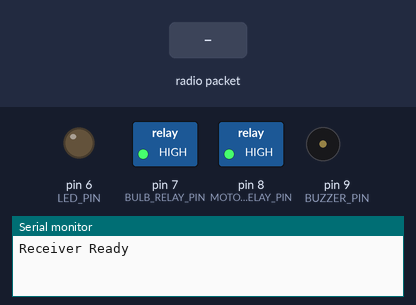
The sketch below on a simulated Arduino Uno, built with avr-gcc and run on an emulated ATmega328P. Shown: switched loads named in the sketch (green lamp = pin HIGH), output pins drawn as LEDs (lit = HIGH), buzzer (waves = sounding, pin HIGH), the last lines printed to the serial monitor. Inputs (shaded band) come from the test bench. No radio packets arrive unless stated.

Above: at 1.2 s.
1.3 s: radio packet "MOTOR_OFF" arrives
At 2.2 s:
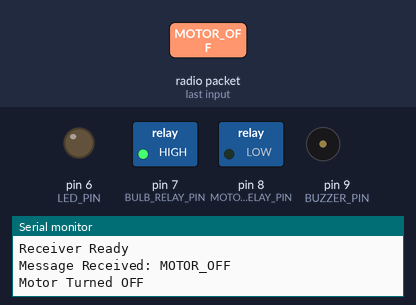
2.8 s: radio packet "BULB_OFF" arrives
At 3.3 s:
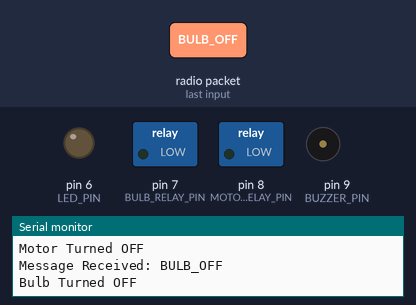
4.3 s: radio packet "MOTOR_ON" arrives
At 5.5 s:
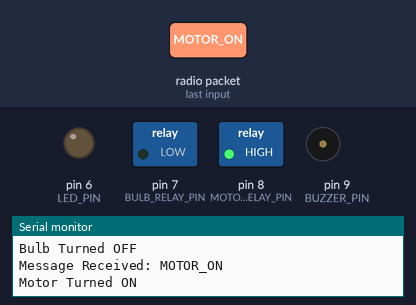
5.8 s: radio packet "BUZZER_ON" arrives
At 6.8 s:
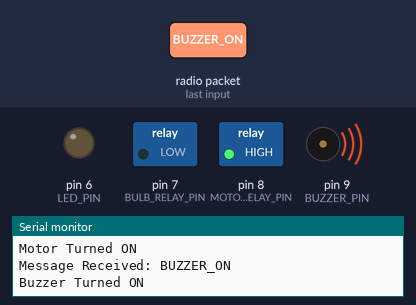
7.3 s: radio packet "BULB_ON" arrives
At 7.9 s:
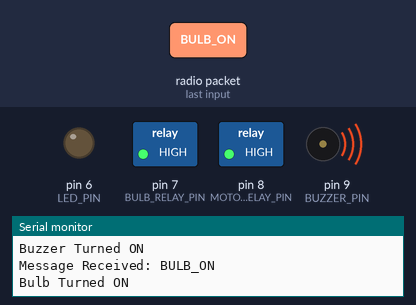
8.8 s: radio packet "LED_ON" arrives
At 9.1 s:
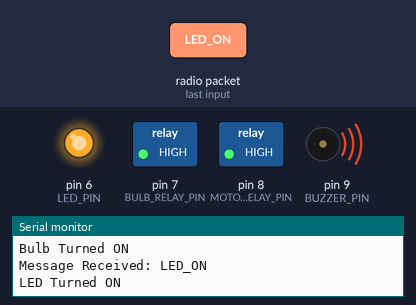
Timing chart, 0 to 11.3 s (numbered marks = the images above; inputs shaded):
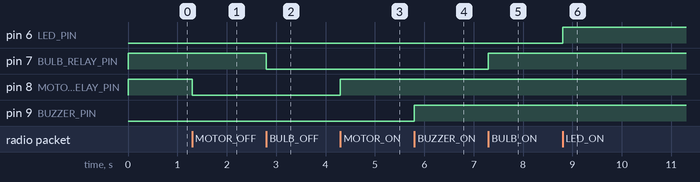

The sketch:

prajurecivier.ino
```cpp
#include <RH_ASK.h>
#include <SPI.h>

RH_ASK driver;

#define MOTOR_RELAY_PIN 8  // Define pin 8 for the relay controlling the motor
#define BULB_RELAY_PIN 7   // Define pin 7 for the relay controlling the bulb
#define BUZZER_PIN 9       // Define pin 9 for the buzzer control
#define LED_PIN 6          // Define pin 6 for LED control

void setup() {
    Serial.begin(9600);
    if (!driver.init()) {
        Serial.println("Initialization failed");
        while (1);
    }

    // Set all devices to LOW initially to ensure they are OFF at the start
    pinMode(MOTOR_RELAY_PIN, OUTPUT); // Set pin 8 as OUTPUT for the motor
    pinMode(BULB_RELAY_PIN, OUTPUT);  // Set pin 7 as OUTPUT for the bulb
    pinMode(BUZZER_PIN, OUTPUT);      // Set pin 9 as OUTPUT for the buzzer
    pinMode(LED_PIN, OUTPUT);         // Set pin 6 as OUTPUT for the LED

    digitalWrite(MOTOR_RELAY_PIN, HIGH); // Ensure motor is OFF initially
    digitalWrite(BULB_RELAY_PIN, HIGH);  // Ensure bulb is OFF initially
    digitalWrite(BUZZER_PIN, LOW);      // Ensure buzzer is OFF initially
    digitalWrite(LED_PIN, LOW);         // Ensure LED is OFF initially

    Serial.println("Receiver Ready");
}

void loop() {
    uint8_t buf[RH_ASK_MAX_MESSAGE_LEN];
    uint8_t buflen = sizeof(buf);

    // Check if a message is received
    if (driver.recv(buf, &buflen)) {
        buf[buflen] = '\0'; // Null-terminate the message
        String message = String((char *)buf);

        // Print the received message
        Serial.print("Message Received: ");
        Serial.println(message);

        // Control the DC motor based on received message
        if (message == "MOTOR_ON") {
            digitalWrite(MOTOR_RELAY_PIN, HIGH); // Turn the motor ON
            Serial.println("Motor Turned ON");
        } else if (message == "MOTOR_OFF") {
            digitalWrite(MOTOR_RELAY_PIN, LOW); // Turn the motor OFF
            Serial.println("Motor Turned OFF");
        }

        // Control the bulb based on received message
        if (message == "BULB_ON") {
            digitalWrite(BULB_RELAY_PIN, HIGH); // Turn the bulb ON
            Serial.println("Bulb Turned ON");
        } else if (message == "BULB_OFF") {
            digitalWrite(BULB_RELAY_PIN, LOW); // Turn the bulb OFF
            Serial.println("Bulb Turned OFF");
        }

        // Control the buzzer based on received message
        if (message == "BUZZER_ON") {
            digitalWrite(BUZZER_PIN, HIGH); // Turn the buzzer ON
            Serial.println("Buzzer Turned ON");
        } else if (message == "BUZZER_OFF") {
            digitalWrite(BUZZER_PIN, LOW); // Turn the buzzer OFF
            Serial.println("Buzzer Turned OFF");
        }

        // Control the LED based on received message
        if (message == "LED_ON") {
            digitalWrite(LED_PIN, HIGH); // Turn the LED ON
            Serial.println("LED Turned ON");
        } else if (message == "LED_OFF") {
            digitalWrite(LED_PIN, LOW); // Turn the LED OFF
            Serial.println("LED Turned OFF");
        }
    }
}
```

Measured:
- after the input at 1.3 s, pin 8 (MOTOR_RELAY_PIN): HIGH → LOW at once
- after the input at 2.8 s, pin 7 (BULB_RELAY_PIN): HIGH → LOW at once
- after the input at 4.3 s, pin 8 (MOTOR_RELAY_PIN): LOW → HIGH at once
- after the input at 5.8 s, pin 9 (BUZZER_PIN): LOW → HIGH at once
- after the input at 7.3 s, pin 7 (BULB_RELAY_PIN): LOW → HIGH at once
- after the input at 8.8 s, pin 6 (LED_PIN): LOW → HIGH at once
